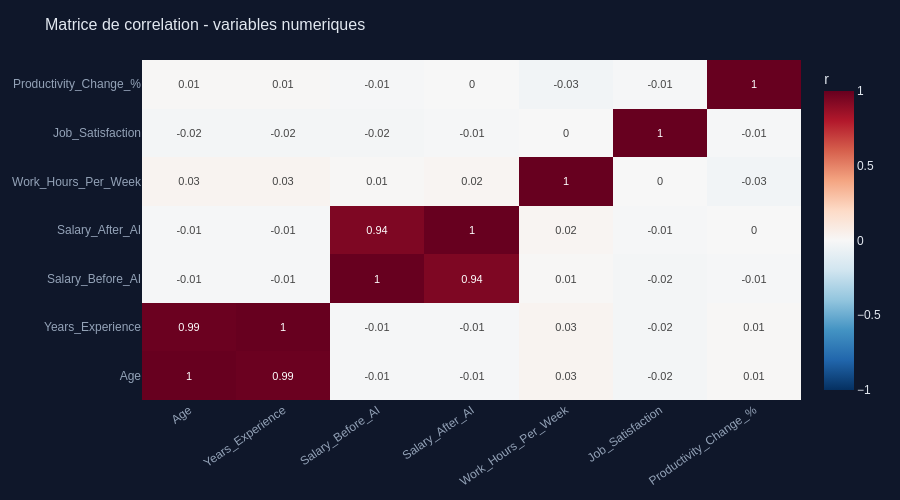

Notebook source saved alongside this figure:
### Markdown cell above
### 2.4 Heatmap - Matrice de corrélation entre variables numériques

La matrice de corrélation mesure les associations linéaires entre toutes les variables numériques. Les valeurs proches de +1 ou -1 indiquent une relation forte ; les valeurs proches de 0 indiquent une relation faible ou absente. Cette visualisation permet aussi de détecter d'éventuels problèmes de multicolinéarité.

### Code cell
corr_matrix = df[var_num].corr().round(2)

fig_heat = go.Figure(data=go.Heatmap(
    z=corr_matrix.values,
    x=corr_matrix.columns.tolist(),
    y=corr_matrix.columns.tolist(),
    colorscale='RdBu_r', zmid=0, zmin=-1, zmax=1,
    text=corr_matrix.values.round(2), texttemplate='%{text}',
    textfont=dict(size=11), hoverongaps=False,
    colorbar=dict(title='r', tickfont=dict(color='#E2E8F0'))
))
fig_heat.update_layout(
    title='Matrice de correlation - variables numeriques',
    paper_bgcolor='#0F172A', plot_bgcolor='#1E293B',
    font=dict(color='#E2E8F0', family='Arial'),
    margin=dict(l=60, r=40, t=60, b=60), title_font_size=16, height=500,
    xaxis=dict(color='#94A3B8', tickangle=-35),
    yaxis=dict(color='#94A3B8')
)
fig_heat.show()

print('Lecture : Les salaires avant et apres IA sont fortement correles (attendu).')
print('On note peu de multicolinearite problematique entre les autres variables numeriques.')

### Figure 1 — Plotly figure (JSON) as saved in the notebook; plotly's stock layout.template omitted (floating-point values rounded to 4 significant figures)
{"data": [{"colorbar": {"tickfont": {"color": "#E2E8F0"}, "title": {"text": "r"}}, "colorscale": [[0.0, "rgb(5,48,97)"], [0.1, "rgb(33,102,172)"], [0.2, "rgb(67,147,195)"], [0.3, "rgb(146,197,222)"], [0.4, "rgb(209,229,240)"], [0.5, "rgb(247,247,247)"], [0.6, "rgb(253,219,199)"], [0.7, "rgb(244,165,130)"], [0.8, "rgb(214,96,77)"], [0.9, "rgb(178,24,43)"], [1.0, "rgb(103,0,31)"]], "hoverongaps": false, "text": [[1.0, 0.99, -0.01, -0.01, 0.03, -0.02, 0.01], [0.99, 1.0, -0.01, -0.01, 0.03, -0.02, 0.01], [-0.01, -0.01, 1.0, 0.94, 0.01, -0.02, -0.01], [-0.01, -0.01, 0.94, 1.0, 0.02, -0.01, -0.0], [0.03, 0.03, 0.01, 0.02, 1.0, 0.0, -0.03], [-0.02, -0.02, -0.02, -0.01, 0.0, 1.0, -0.01], [0.01, 0.01, -0.01, -0.0, -0.03, -0.01, 1.0]], "textfont": {"size": 11}, "texttemplate": "%{text}", "type": "heatmap", "x": ["Age", "Years_Experience", "Salary_Before_AI", "Salary_After_AI", "Work_Hours_Per_Week", "Job_Satisfaction", "Productivity_Change_%"], "y": ["Age", "Years_Experience", "Salary_Before_AI", "Salary_After_AI", "Work_Hours_Per_Week", "Job_Satisfaction", "Productivity_Change_%"], "z": [[1.0, 0.99, -0.01, -0.01, 0.03, -0.02, 0.01], [0.99, 1.0, -0.01, -0.01, 0.03, -0.02, 0.01], [-0.01, -0.01, 1.0, 0.94, 0.01, -0.02, -0.01], [-0.01, -0.01, 0.94, 1.0, 0.02, -0.01, -0.0], [0.03, 0.03, 0.01, 0.02, 1.0, 0.0, -0.03], [-0.02, -0.02, -0.02, -0.01, 0.0, 1.0, -0.01], [0.01, 0.01, -0.01, -0.0, -0.03, -0.01, 1.0]], "zmax": 1, "zmid": 0, "zmin": -1}], "layout": {"font": {"color": "#E2E8F0", "family": "Arial"}, "height": 500, "margin": {"b": 60, "l": 60, "r": 40, "t": 60}, "paper_bgcolor": "#0F172A", "plot_bgcolor": "#1E293B", "title": {"font": {"size": 16}, "text": "Matrice de correlation - variables numeriques"}, "xaxis": {"color": "#94A3B8", "tickangle": -35}, "yaxis": {"color": "#94A3B8"}}}
